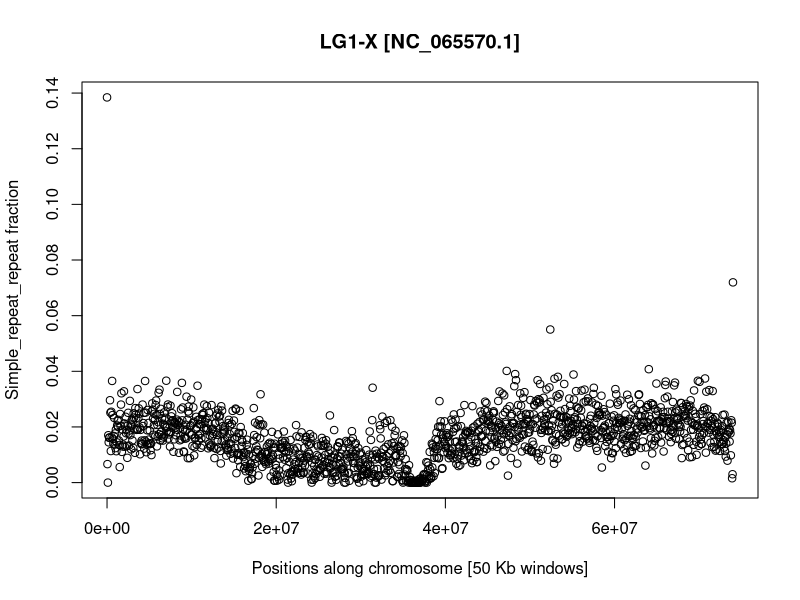
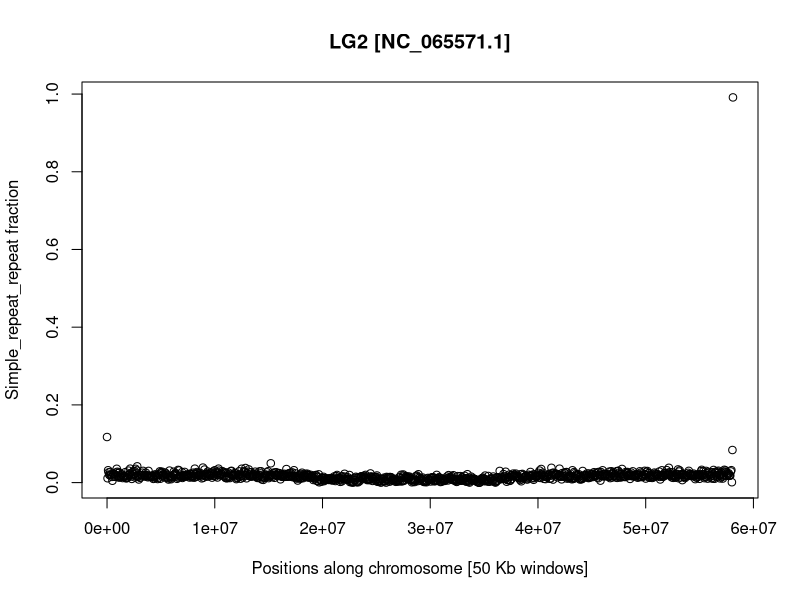
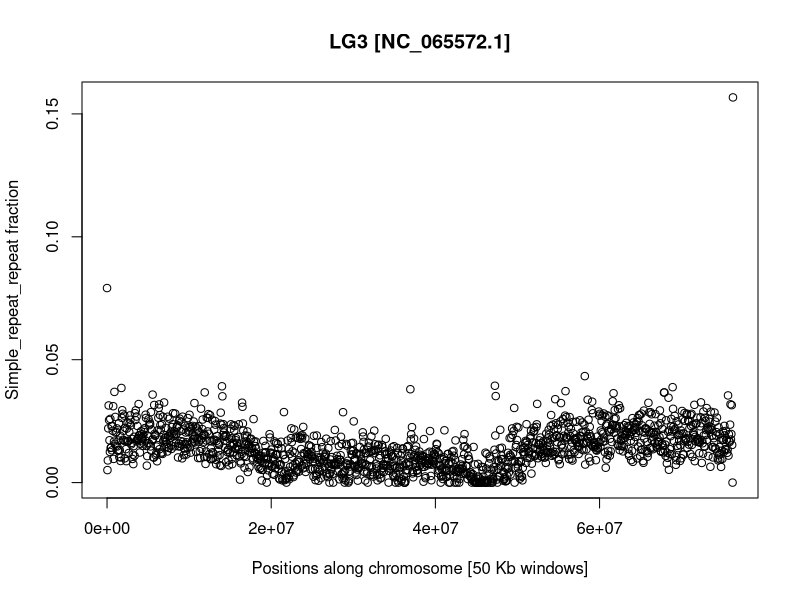
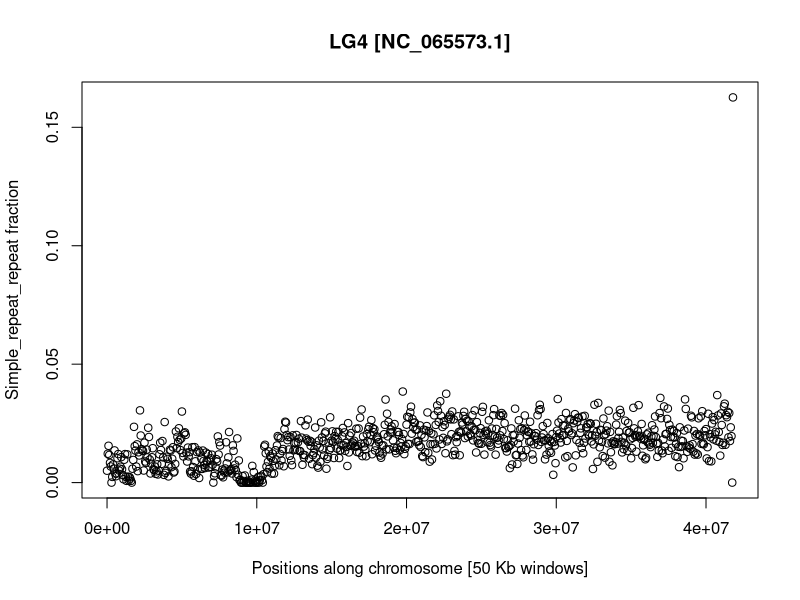
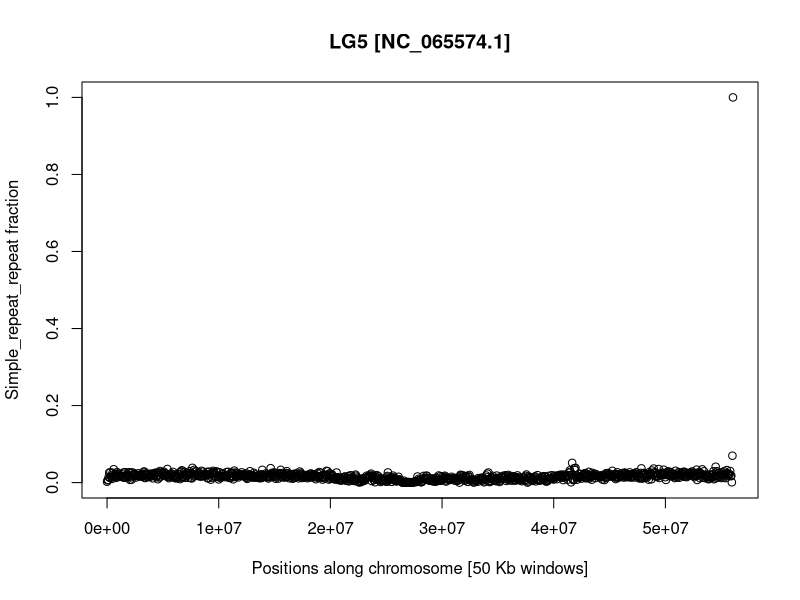
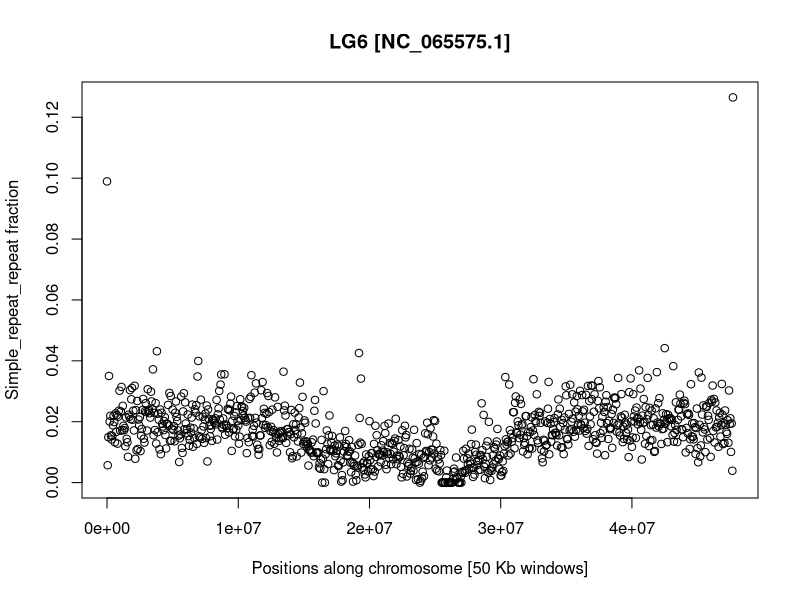
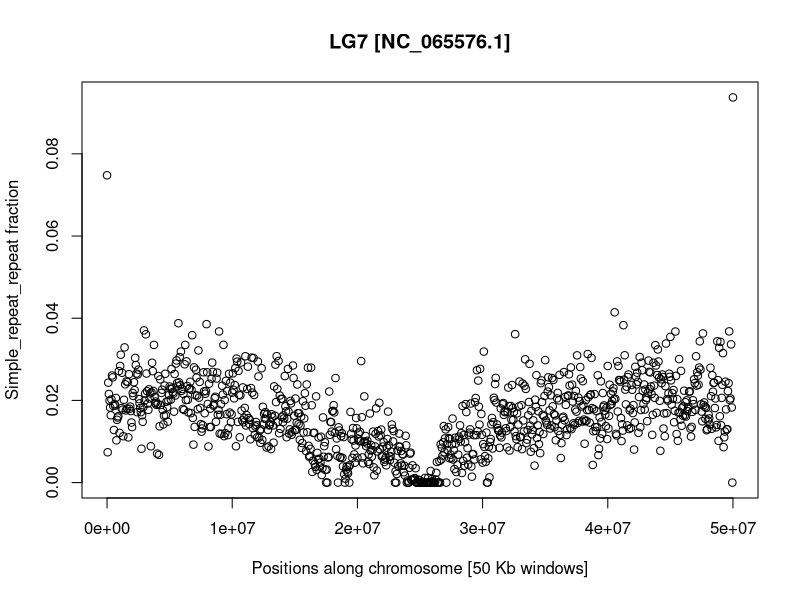
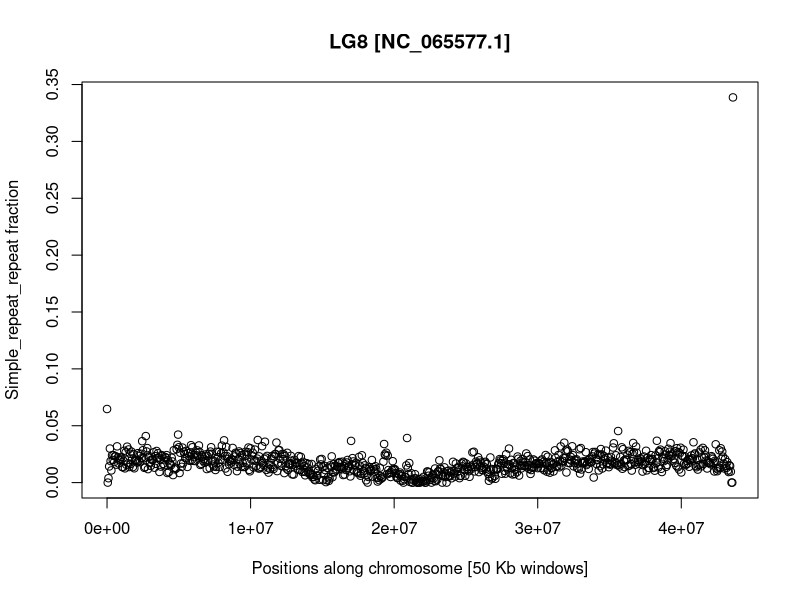

Here is the R script that generated these plots, in order:
read.table(file="All_Simple_repeat_repeats_coverage.txt",header=F)->M

pdf("LG1_X_Simple_repeat_repeat_content.pdf",width=20)
plot(M$V2[M$V1=="NC_065570.1"],M$V7[M$V1=="NC_065570.1"],ylab="Simple_repeat_repeat fraction",xlab="Positions along chromosome [50 Kb windows]",main="LG1-X [NC_065570.1]")
dev.off()

pdf("LG2_A_Simple_repeat_repeat_content.pdf",width=20)
plot(M$V2[M$V1=="NC_065571.1"],M$V7[M$V1=="NC_065571.1"],ylab="Simple_repeat_repeat fraction",xlab="Positions along chromosome [50 Kb windows]",main="LG2 [NC_065571.1]")
dev.off()

pdf("LG3_A_Simple_repeat_repeat_content.pdf",width=20)
plot(M$V2[M$V1=="NC_065572.1"],M$V7[M$V1=="NC_065572.1"],ylab="Simple_repeat_repeat fraction",xlab="Positions along chromosome [50 Kb windows]",main="LG3 [NC_065572.1]")
dev.off()

pdf("LG4_A_Simple_repeat_repeat_content.pdf",width=20)
plot(M$V2[M$V1=="NC_065573.1"],M$V7[M$V1=="NC_065573.1"],ylab="Simple_repeat_repeat fraction",xlab="Positions along chromosome [50 Kb windows]",main="LG4 [NC_065573.1]")
dev.off()

pdf("LG5_A_Simple_repeat_repeat_content.pdf",width=20)
plot(M$V2[M$V1=="NC_065574.1"],M$V7[M$V1=="NC_065574.1"],ylab="Simple_repeat_repeat fraction",xlab="Positions along chromosome [50 Kb windows]",main="LG5 [NC_065574.1]")
dev.off()

pdf("LG6_A_Simple_repeat_repeat_content.pdf",width=20)
plot(M$V2[M$V1=="NC_065575.1"],M$V7[M$V1=="NC_065575.1"],ylab="Simple_repeat_repeat fraction",xlab="Positions along chromosome [50 Kb windows]",main="LG6 [NC_065575.1]")
dev.off()

pdf("LG7_A_Simple_repeat_repeat_content.pdf",width=20)
plot(M$V2[M$V1=="NC_065576.1"],M$V7[M$V1=="NC_065576.1"],ylab="Simple_repeat_repeat fraction",xlab="Positions along chromosome [50 Kb windows]",main="LG7 [NC_065576.1]")
dev.off()

pdf("LG8_A_Simple_repeat_repeat_content.pdf",width=20)
plot(M$V2[M$V1=="NC_065577.1"],M$V7[M$V1=="NC_065577.1"],ylab="Simple_repeat_repeat fraction",xlab="Positions along chromosome [50 Kb windows]",main="LG8 [NC_065577.1]")
dev.off()
